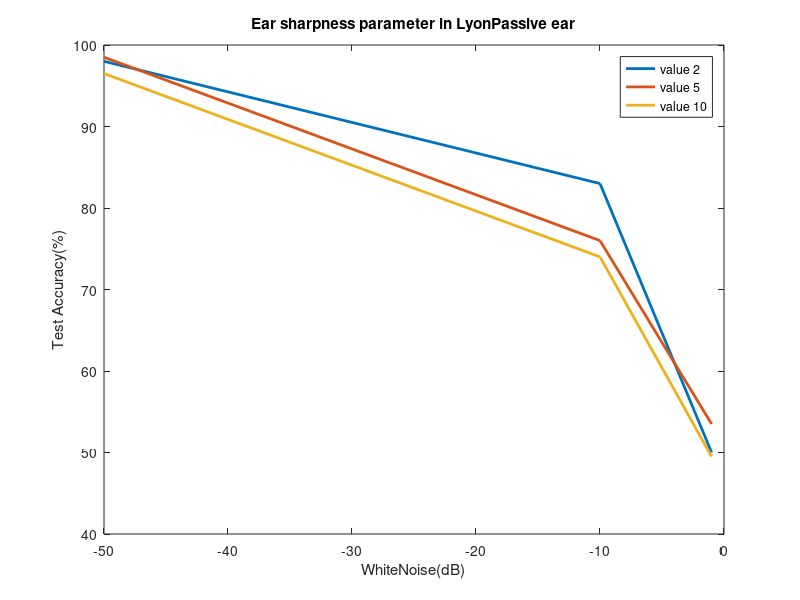

Recreate this plot in MATLAB.
%WhiteNoise = [-50, -40, -30, -20, -1];
%y1=[98.5,96.5,93,91,53.5];
%y2=[97, 94.5, 89, 87.5, 82];

%figure();
%plot(White_noise,y1,'linewidth',2);
%hold on;
%plot(White_noise,y2,'linewidth',2);
%xlabel('White_noise');
%ylabel('Test Accuracy(%)');
%legend('Both Train and Test data are noisy', 'Only Test data are noisy')
%title('Noise Effect on Accuracy');

%whiteNoise = [-50, -40, -30, -20, -1];
%y1 = [98.5, 95.5, 90, 92, 55.5];
%y2 = [98.5, 95.5, 93.5, 93, 59.5];
%y3 = [98.5,96.5,93,91,53.5];


%figure();
%plot(whiteNoise, y1, 'linewidth', 2);
%hold on;
%plot(whiteNoise, y2, 'linewidth', 2);
%hold on;
%plot(whiteNoise, y3, 'linewidth', 2);

%xlabel('WhiteNoise(dB)');
%ylabel('Test Accuracy(%)');
%legend('3x3x3', '4x4x4', '5x5x5')
%title('Reservior Shape Variation');


%whiteNoise = [-50, -40, -30, -20, -1];
%y1 = [98.5, 95.5, 90, 92, 55.5];
%y2 = [98, 94.5, 89, 88.5, 55];
%y3 = [98.5, 95.5, 93.5, 93, 59.5];
%y4 = [97, 95, 92.5, 88, 56.5];
%y5 = [98.5,96.5,93,91,53.5];
%y6 = [97, 95, 92, 90.5, 50.5];

%figure();
%plot(whiteNoise, y1, 'linewidth', 2);
%hold on;
%plot(whiteNoise, y2, 'linewidth', 2);
%hold on;
%plot(whiteNoise, y3, 'linewidth', 2);
%hold on;
%plot(whiteNoise, y4, 'linewidth', 2);
%hold on;
%plot(whiteNoise, y5, 'linewidth', 2);
%hold on;
%plot(whiteNoise, y6, 'linewidth', 2);

%xlabel('WhiteNoise(dB)');
%ylabel('Test Accuracy(%)');
%legend('3x3x3(125 neurons)','3x3x3(250 neurons)', '4x4x4(125 neurons)','4x4x4(250 neurons)', '5x5x5(125 neurons)', '5x5x5(250 neurons)')
%title('Reservior Size Variation');


%whiteNoise=[-10, -5, -2, -1];
%y1=[59.3, 44.2 , 38.2 ,33.7];
%y2=[52.2 ,41.3, 32.2, 31.3];

%figure();
%plot(whiteNoise,y1,'linewidth',2);
%hold on;
%plot(whiteNoise,y2,'linewidth',2);
%xlabel('WhiteNoise(dB)');
%ylabel('Test Accuracy(%)');
%legend('5x5x5x2','5x5x5')
%title('Parallel Network Reservior');

whiteNoise=[-50, -10, -1];
y1=[98, 83, 50];
y2=[98.5, 76, 53.5];
y3 =[96.5, 74, 49.5];

figure();
plot(whiteNoise,y1,'linewidth',2);
hold on;
plot(whiteNoise,y2,'linewidth',2);
hold on;
plot(whiteNoise,y3,'linewidth',2);
xlabel('WhiteNoise(dB)');
ylabel('Test Accuracy(%)');
legend('value 2','value 5', 'value 10')
title('Ear sharpness parameter in LyonPassive ear');